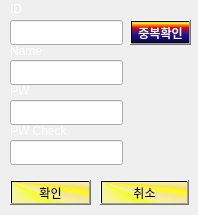
<?xml version="1.0" encoding="UTF-8"?>
<ui version="4.0">
 <class>signup</class>
 <widget class="QDialog" name="signup">
  <property name="geometry">
   <rect>
    <x>0</x>
    <y>0</y>
    <width>198</width>
    <height>215</height>
   </rect>
  </property>
  <property name="windowTitle">
   <string>Dialog</string>
  </property>
  <widget class="QLineEdit" name="ID_text">
   <property name="geometry">
    <rect>
     <x>10</x>
     <y>20</y>
     <width>113</width>
     <height>25</height>
    </rect>
   </property>
  </widget>
  <widget class="QLineEdit" name="PW_text">
   <property name="geometry">
    <rect>
     <x>10</x>
     <y>100</y>
     <width>113</width>
     <height>25</height>
    </rect>
   </property>
  </widget>
  <widget class="QLineEdit" name="PW2_text">
   <property name="geometry">
    <rect>
     <x>10</x>
     <y>140</y>
     <width>113</width>
     <height>25</height>
    </rect>
   </property>
  </widget>
  <widget class="QLineEdit" name="name_text">
   <property name="geometry">
    <rect>
     <x>10</x>
     <y>60</y>
     <width>113</width>
     <height>25</height>
    </rect>
   </property>
  </widget>
  <widget class="QPushButton" name="check_btn">
   <property name="geometry">
    <rect>
     <x>130</x>
     <y>20</y>
     <width>61</width>
     <height>25</height>
    </rect>
   </property>
   <property name="styleSheet">
    <string notr="true">background-color: qlineargradient(spread:pad, x1:0, y1:1, x2:0, y2:0, stop:0 rgba(0, 0, 0, 255), stop:0.05 rgba(14, 8, 73, 255), stop:0.36 rgba(28, 17, 145, 255), stop:0.6 rgba(126, 14, 81, 255), stop:0.75 rgba(234, 11, 11, 255), stop:0.79 rgba(244, 70, 5, 255), stop:0.86 rgba(255, 136, 0, 255), stop:0.935 rgba(239, 236, 55, 255));
color: rgb(255, 255, 255);</string>
   </property>
   <property name="text">
    <string>중복확인</string>
   </property>
  </widget>
  <widget class="QPushButton" name="signup_btn">
   <property name="geometry">
    <rect>
     <x>10</x>
     <y>180</y>
     <width>81</width>
     <height>25</height>
    </rect>
   </property>
   <property name="styleSheet">
    <string notr="true">background-color: qconicalgradient(cx:0, cy:0, angle:135, stop:0 rgba(255, 255, 0, 69), stop:0.375 rgba(255, 255, 0, 69), stop:0.423533 rgba(251, 255, 0, 145), stop:0.45 rgba(247, 255, 0, 208), stop:0.477581 rgba(255, 244, 71, 130), stop:0.518717 rgba(255, 218, 71, 130), stop:0.55 rgba(255, 255, 0, 255), stop:0.57754 rgba(255, 203, 0, 130), stop:0.625 rgba(255, 255, 0, 69), stop:1 rgba(255, 255, 0, 69));</string>
   </property>
   <property name="text">
    <string>확인</string>
   </property>
  </widget>
  <widget class="QPushButton" name="exit_btn">
   <property name="geometry">
    <rect>
     <x>100</x>
     <y>180</y>
     <width>89</width>
     <height>25</height>
    </rect>
   </property>
   <property name="styleSheet">
    <string notr="true">background-color: qconicalgradient(cx:0, cy:0, angle:135, stop:0 rgba(255, 255, 0, 69), stop:0.375 rgba(255, 255, 0, 69), stop:0.423533 rgba(251, 255, 0, 145), stop:0.45 rgba(247, 255, 0, 208), stop:0.477581 rgba(255, 244, 71, 130), stop:0.518717 rgba(255, 218, 71, 130), stop:0.55 rgba(255, 255, 0, 255), stop:0.57754 rgba(255, 203, 0, 130), stop:0.625 rgba(255, 255, 0, 69), stop:1 rgba(255, 255, 0, 69));</string>
   </property>
   <property name="text">
    <string>취소</string>
   </property>
  </widget>
  <widget class="QLabel" name="label">
   <property name="geometry">
    <rect>
     <x>10</x>
     <y>0</y>
     <width>67</width>
     <height>17</height>
    </rect>
   </property>
   <property name="styleSheet">
    <string notr="true">color: rgb(255, 255, 255);</string>
   </property>
   <property name="text">
    <string>ID</string>
   </property>
  </widget>
  <widget class="QLabel" name="label_2">
   <property name="geometry">
    <rect>
     <x>10</x>
     <y>42</y>
     <width>67</width>
     <height>17</height>
    </rect>
   </property>
   <property name="styleSheet">
    <string notr="true">color: rgb(255, 255, 255);</string>
   </property>
   <property name="text">
    <string>Name</string>
   </property>
  </widget>
  <widget class="QLabel" name="label_3">
   <property name="geometry">
    <rect>
     <x>10</x>
     <y>82</y>
     <width>67</width>
     <height>17</height>
    </rect>
   </property>
   <property name="styleSheet">
    <string notr="true">color:rgb(255, 255, 255);</string>
   </property>
   <property name="text">
    <string>PW</string>
   </property>
  </widget>
  <widget class="QLabel" name="label_4">
   <property name="geometry">
    <rect>
     <x>10</x>
     <y>122</y>
     <width>67</width>
     <height>17</height>
    </rect>
   </property>
   <property name="styleSheet">
    <string notr="true">color: rgb(255, 255, 255);</string>
   </property>
   <property name="text">
    <string>PW Check</string>
   </property>
  </widget>
  <widget class="QLabel" name="label_5">
   <property name="geometry">
    <rect>
     <x>0</x>
     <y>0</y>
     <width>200</width>
     <height>215</height>
    </rect>
   </property>
   <property name="text">
    <string/>
   </property>
   <property name="textFormat">
    <enum>Qt::AutoText</enum>
   </property>
   <property name="pixmap">
    <pixmap>../../../다운로드/externalFile.jpeg</pixmap>
   </property>
   <property name="scaledContents">
    <bool>false</bool>
   </property>
  </widget>
  <zorder>label_5</zorder>
  <zorder>ID_text</zorder>
  <zorder>PW_text</zorder>
  <zorder>PW2_text</zorder>
  <zorder>name_text</zorder>
  <zorder>check_btn</zorder>
  <zorder>signup_btn</zorder>
  <zorder>exit_btn</zorder>
  <zorder>label</zorder>
  <zorder>label_2</zorder>
  <zorder>label_3</zorder>
  <zorder>label_4</zorder>
 </widget>
 <resources/>
 <connections/>
</ui>
